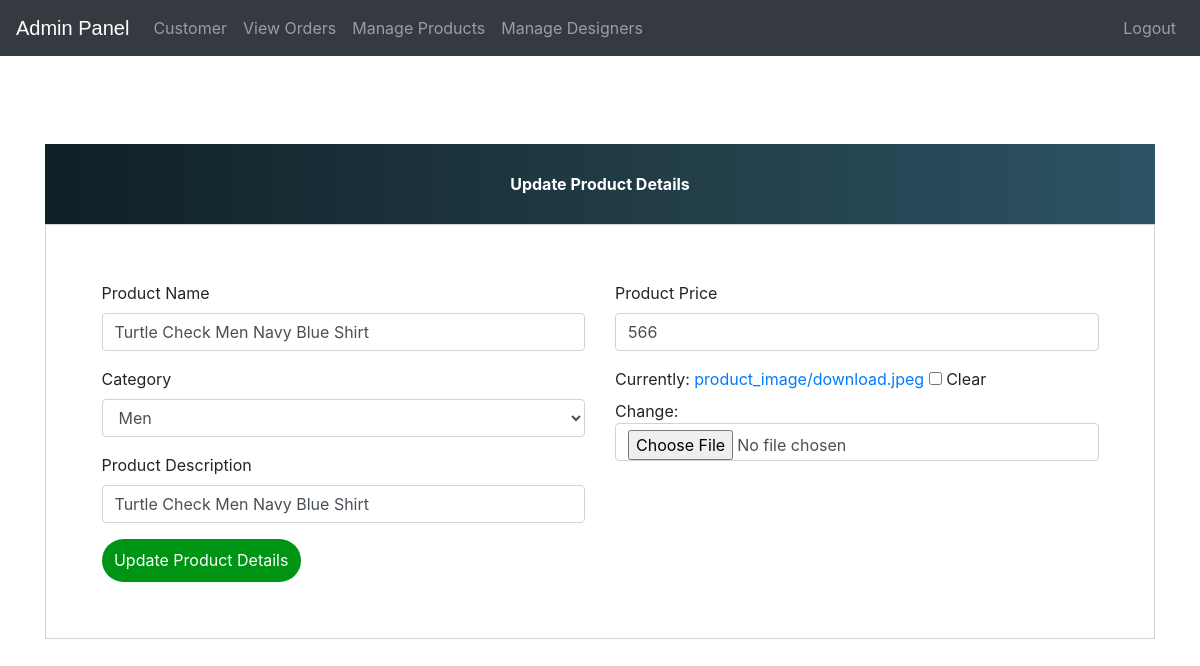
The app's page /update-product/1 (signed in) with its own data.
### ecom/models.py (models this page shows, shortened)
class Product(models.Model):
    CATEGORY_CHOICES = [
        ('Men', 'Men'),
        ('Women', 'Women'),
        ('Boys', 'Boys'),
        ('Girls', 'Girls'),
        ('Kids', 'Kids'),
        ('Accessories', 'Accessories'),
    ]
    name = models.CharField(max_length=40)
    product_image = models.ImageField(upload_to='product_image/', null=True, blank=True)
    price = models.PositiveIntegerField()
    description = models.CharField(max_length=40)
    category = models.CharField(max_length=11, choices=CATEGORY_CHOICES, default='Men')

### ecom/views.py (the view)
# urls.py: path('update-product/<int:pk>', views.update_product_view,name='update-product'),
@login_required(login_url='adminlogin')
def update_product_view(request,pk):
    product=models.Product.objects.get(id=pk)
    productForm=forms.ProductForm(instance=product)
    if request.method=='POST':
        productForm=forms.ProductForm(request.POST,request.FILES,instance=product)
        if productForm.is_valid():
            productForm.save()
            return redirect('admin-products')
    return render(request,'ecom/admin_update_product.html',{'productForm':productForm})

### ecom/forms.py
class ProductForm(forms.ModelForm):
    class Meta:
        model=models.Product
        fields=['name','price','category','description','product_image']

### templates/ecom/admin_update_product.html (shortened to what this page needs)
{% extends 'ecom/admin_base.html' %}
{% load widget_tweaks %}
{% block content %}
<head>
  <link href="//maxcdn.bootstrapcdn.com/bootstrap/4.1.1/css/bootstrap.min.css" rel="stylesheet" id="bootstrap-css">
</head>
<br><br><br><br><br><br>
<form method="post" enctype="multipart/form-data">
  <div class="container register-form">
    <div class="form">
      <div class="note">
        <p>Update Product Details</p>
      </div>
      <div class="form-content">
        <div class="row">
          <div class="col-md-6">
            <div class="form-group">
              <label for="">Product Name</label>
              {% render_field productForm.name class="form-control" placeholder="Product Name" %}
            </div>
            <div class="form-group">
              <label for="">Category</label>
              {% render_field productForm.category class="form-control" placeholder="Product Category" %}
            </div>
            <div class="form-group">
              <label for="">Product Description</label>
              {% render_field productForm.description class="form-control" placeholder="Description" %}
            </div>
          </div>
          <div class="col-md-6">
            <div class="form-group">
              <label for="">Product Price</label>
              {% render_field productForm.price class="form-control" placeholder="Price" %}
            </div>
            <div class="form-group">
              {% render_field productForm.product_image class="form-control" placeholder="product_image" %}
            </div>
          </div>
        </div>
        <button type="submit" class="btnSubmit">Update Product Details</button>
      </div>
    </div>
  </div>
</form>
{% endblock content %}

### templates/ecom/admin_base.html (style rules this page uses)
p { text-align: center; }

### templates/ecom/admin_update_product.html (style rules this page uses)
a:link { text-decoration: none; }
.note { text-align: center; height: 80px; background: #0F2027; background: -webkit-linear-gradient(to left, #2C5364, #203A43, #0F2027); background: linear-gradient(to left, #2C5364, #203A43, #0F2027); color: #fff; font-weight: bold; line-height: 80px; }
.form-content { padding: 5%; border: 1px solid #ced4da; margin-bottom: 2%; }
.form-control { border-radius: 1.5rem; }
.btnSubmit { border: none; border-radius: 1.5rem; padding: 1%; width: 20%; cursor: pointer; background: #009414; color: #fff; }

### records on screen
Product: name "Turtle Check Men Navy Blue Shirt", category "Men", description "Turtle Check Men Navy Blue Shirt", price "566"
